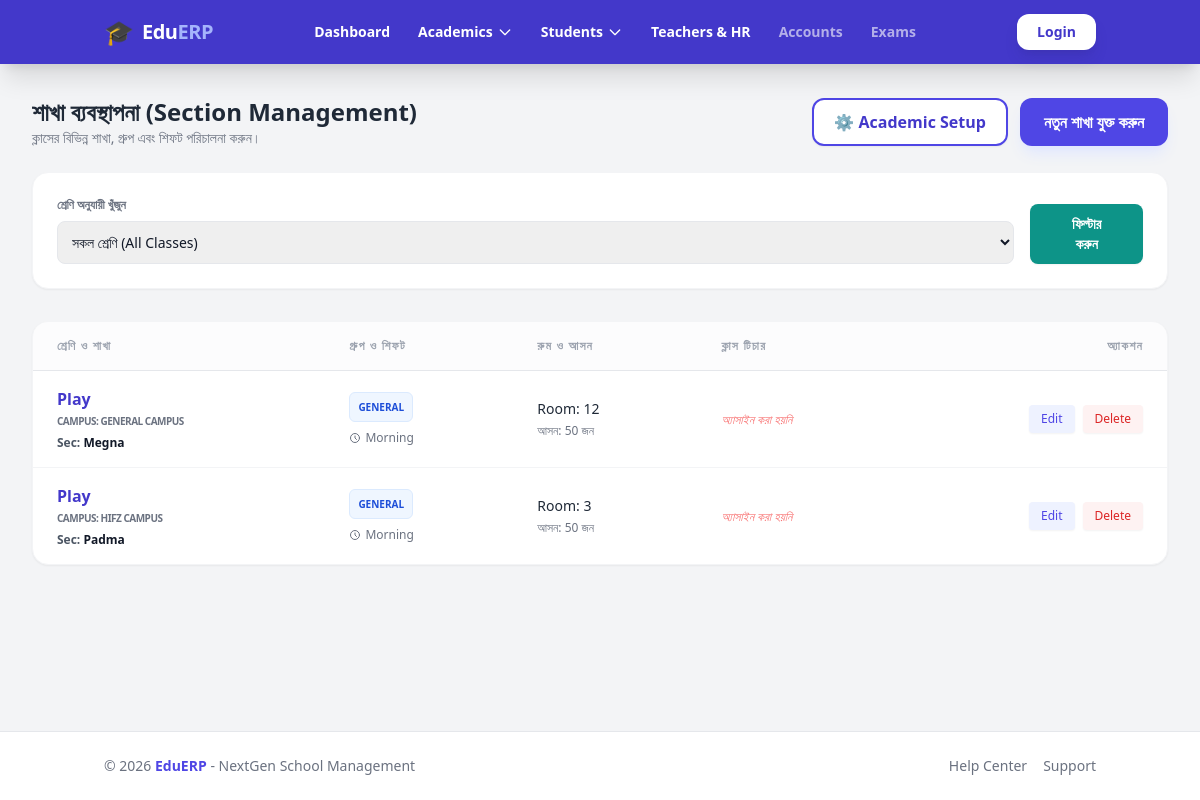
The page /academics/sections/ on the database its author committed.
### apps/academics/models.py (models this page shows, shortened)
class Section(models.Model):
    classroom = models.ForeignKey(ClassRoom, on_delete=models.CASCADE, related_name='sections')
    name = models.CharField(max_length=50) # যেমন: A, B, Padma
    group = models.ForeignKey(AcademicGroup, on_delete=models.SET_NULL, null=True, blank=True, related_name='sections')
    shift = models.ForeignKey(AcademicShift, on_delete=models.SET_NULL, null=True, blank=True, related_name='sections')
    capacity = models.IntegerField(default=50)
    room_number = models.CharField(max_length=20, blank=True, null=True)
    class_teacher = models.ForeignKey('teachers.TeacherProfile', on_delete=models.SET_NULL, null=True, blank=True, related_name='class_sections')
    class Meta:
        unique_together = ('name', 'classroom', 'shift')

class ClassRoom(models.Model):
    campus = models.ForeignKey(Campus, on_delete=models.CASCADE, related_name='classrooms')
    name = models.CharField(max_length=50)
    description = models.TextField(blank=True, null=True)
    created_at = models.DateTimeField(auto_now_add=True)
    class Meta:
        unique_together = ('name', 'campus')

class Campus(models.Model):
    name = models.CharField(max_length=100, unique=True) # যেমন: General Campus
    address = models.TextField(blank=True, null=True)
    created_at = models.DateTimeField(auto_now_add=True)

class AcademicGroup(models.Model):
    name = models.CharField(max_length=50, unique=True) # যেমন: General, Science, Arts

class AcademicShift(models.Model):
    name = models.CharField(max_length=50, unique=True) # যেমন: Morning, Day, Evening

### apps/academics/views.py (the view)
# urls.py: path('sections/', views.section_list, name='section_list'),
def section_list(request):
    sections = Section.objects.select_related('classroom__campus', 'group', 'shift', 'class_teacher__user').all().order_by('classroom__name', 'name')
    classrooms = ClassRoom.objects.select_related('campus').all().order_by('name')
    teachers = TeacherProfile.objects.select_related('user').all().order_by('user__first_name')
    groups = AcademicGroup.objects.all().order_by('name')
    shifts = AcademicShift.objects.all().order_by('name')
    context = {
        'sections': sections,
        'classrooms': classrooms,
        'teachers': teachers,
        'groups': groups,
        'shifts': shifts
    }
    return render(request, 'academics/section_list.html', context)

### templates/academics/section_list.html (shortened to what this page needs)
{% extends 'base.html' %}
{% block content %}
<div class="max-w-7xl mx-auto px-4 sm:px-6 lg:px-8 relative">
    <div class="flex flex-col md:flex-row justify-between items-start md:items-center mb-6 gap-4">
        <div>
            <h1 class="text-2xl font-bold text-gray-800">শাখা ব্যবস্থাপনা (Section Management)</h1>
            <p class="text-sm text-gray-500">ক্লাসের বিভিন্ন শাখা, গ্রুপ এবং শিফট পরিচালনা করুন।</p>
        </div>
        <div class="flex flex-wrap gap-3">
            <a href="{% url 'academics:academic_setup' %}" class="bg-white border-2 border-indigo-600 text-indigo-700 px-5 py-2.5 rounded-xl font-bold hover:bg-indigo-50 transition shadow-sm flex items-center">
                ⚙️ Academic Setup
            </a>
            <button onclick="document.getElementById('addSectionModal').classList.remove('hidden')"
                    class="bg-indigo-600 text-white px-6 py-2.5 rounded-xl font-semibold hover:bg-indigo-700 transition flex items-center shadow-lg shadow-indigo-100">
                নতুন শাখা যুক্ত করুন
            </button>
        </div>
    </div>
    <form hx-get="{% url 'academics:filter_sections' %}" hx-target="#section-table-body" hx-swap="innerHTML" class="bg-white p-6 rounded-2xl shadow-sm border border-gray-100 mb-8">
        <div class="flex flex-col md:flex-row gap-4 items-end">
            <div class="flex-grow w-full">
                <label class="block text-xs font-bold text-gray-500 uppercase mb-2">শ্রেণি অনুযায়ী খুঁজুন</label>
                <select name="classroom" class="w-full border border-gray-200 p-2.5 rounded-lg text-sm outline-none focus:ring-2 focus:ring-indigo-500">
                    <option value="all">সকল শ্রেণি (All Classes)</option>
                </select>
            </div>
            <button type="submit" class="bg-teal-600 text-white px-8 py-2.5 rounded-lg text-sm font-bold hover:bg-teal-700 transition shadow-sm w-full md:w-auto">
                ফিল্টার করুন
            </button>
        </div>
    </form>
    <div class="bg-white rounded-2xl shadow-sm border border-gray-100 overflow-hidden">
        <table class="w-full text-left">
            <thead>
                <tr class="text-xs font-bold text-gray-400 bg-gray-50/50 border-b uppercase tracking-widest">
                    <th class="px-6 py-4">শ্রেণি ও শাখা</th>
                    <th class="px-6 py-4">গ্রুপ ও শিফট</th>
                    <th class="px-6 py-4">রুম ও আসন</th>
                    <th class="px-6 py-4">ক্লাস টিচার</th>
                    <th class="px-6 py-4 text-right">অ্যাকশন</th>
                </tr>
            </thead>
            <tbody id="section-table-body" class="divide-y divide-gray-50">
                {% include 'academics/partials/section_table_body.html' %}
            </tbody>
        </table>
    </div>
</div>
{% endblock %}

### templates/academics/partials/section_row.html (shortened to what this page needs)
<tr class="hover:bg-gray-50 transition duration-150 text-sm border-b border-gray-100">
    <td class="px-6 py-4">
        <div class="font-bold text-indigo-700 text-base">{{ section.classroom.name }}</div>
        <div class="text-[10px] font-semibold text-gray-500 mb-1 uppercase tracking-tighter">
            Campus: {{ section.classroom.campus.name|default:"N/A" }}
        </div>
        <div class="text-xs font-semibold text-gray-600 mt-1">Sec: <span class="text-gray-900">{{ section.name }}</span></div>
    </td>
    <td class="px-6 py-4">
        <span class="inline-block px-2 py-1 bg-blue-50 text-blue-700 rounded-md text-[10px] font-bold uppercase border border-blue-100 mb-1">
            {{ section.group.name|default:"General" }}
        </span>
        <div class="text-xs text-gray-500 flex items-center gap-1 mt-1">
            <svg class="w-3 h-3" fill="none" stroke="currentColor" viewBox="0 0 24 24">
                <path stroke-linecap="round" stroke-linejoin="round" stroke-width="2" d="M12 8v4l3 3m6-3a9 9 0 11-18 0 9 9 0 0118 0z"></path>
            </svg>
            {{ section.shift.name|default:"No Shift" }}
        </div>
    </td>
    <td class="px-6 py-4">
        <div class="font-medium text-gray-800">Room: {{ section.room_number|default:"N/A" }}</div>
        <div class="text-xs text-gray-500 mt-1">আসন: {{ section.capacity }} জন</div>
    </td>
    <td class="px-6 py-4">
        {% if section.class_teacher %}
            <div class="font-semibold text-teal-700">{{ section.class_teacher.user.first_name }} {{ section.class_teacher.user.last_name }}</div>
            <div class="text-[10px] text-gray-500">{{ section.class_teacher.designation }}</div>
        {% else %}
            <span class="text-xs text-red-400 italic">অ্যাসাইন করা হয়নি</span>
        {% endif %}
    </td>
    <td class="px-6 py-4 text-right">
        <div class="flex space-x-2 justify-end">
            <button hx-get="{% url 'academics:edit_section' section.id %}" hx-target="closest tr" hx-swap="outerHTML"
                    class="text-xs font-medium bg-indigo-50 text-indigo-600 px-3 py-1.5 rounded hover:bg-indigo-600 hover:text-white transition shadow-sm">
                Edit
            </button>
            <form hx-post="{% url 'academics:delete_section' section.id %}" hx-target="closest tr" hx-swap="outerHTML" hx-confirm="এই শাখাটি মুছে ফেলতে চান?" style="display:inline;">
                <button type="submit" class="text-xs font-medium bg-red-50 text-red-600 px-3 py-1.5 rounded hover:bg-red-600 hover:text-white transition shadow-sm">
                    Delete
                </button>
            </form>
        </div>
    </td>
</tr>

### templates/base.html (style rules this page uses)
html { overflow-y: scroll; }

### rows shown on the page
Section: classroom.name "Play", classroom.campus.name "GENERAL CAMPUS", name "Megna", group.name "GENERAL", shift.name "Morning", room_number "12", capacity "50", shows "অ্যাসাইন করা হয়নি"
Section: classroom.name "Play", classroom.campus.name "HIFZ CAMPUS", name "Padma", group.name "GENERAL", shift.name "Morning", room_number "3", capacity "50", shows "অ্যাসাইন করা হয়নি"
